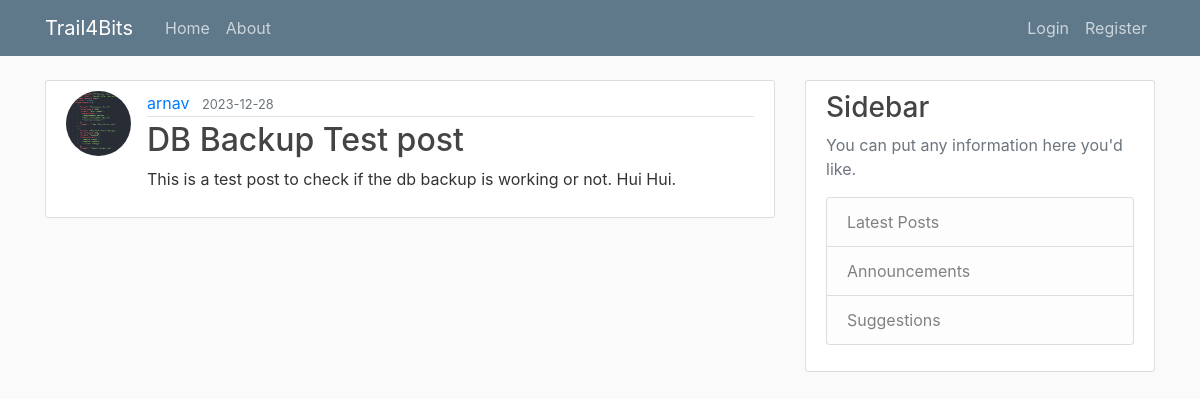
The page /post/18 on the database its author committed.
### flaskblog/models.py (models this page shows, shortened)
class User(db.Model, UserMixin):
    id=db.Column(db.Integer, primary_key=True, )
    username= db.Column(db.String(20), unique=True, nullable=False )
    email=db.Column(db.String(120), nullable=False)
    image_file=db.Column(db.String(120), nullable=False, default='default.jpg')
    password=db.Column(db.String(60), nullable=False)
    posts=db.relationship('Post', backref='author', lazy=True)

class Post(db.Model):
    id=db.Column(db.Integer, primary_key=True)
    title= db.Column(db.String(120), nullable=False)
    content= db.Column(db.Text, nullable=False)
    date_posted= db.Column(db.DateTime, nullable=False, default=datetime.utcnow)
    user_id= db.Column(db.Integer, db.ForeignKey('user.id'), nullable=False)

### flaskblog/posts/routes.py (the view)
@posts.route("/post/<int:post_id>")
def post(post_id):
     post = Post.query.get_or_404(post_id)
     return render_template('post.html', title=post.title, post_id = post.id, legend='New Post', post=post)

### flaskblog/templates/post.html (shortened to what this page needs)
{% extends "layout.html"%}
{% block content %}
    <article class="media content-section">
        <img class="rounded-circle article-img" src="{{ url_for('static', filename='Profile_Pictures/' + post.author.image_file) }} ">
        <div class="media-body">
          <div class="article-metadata">
            <a class="mr-2" href="#">{{ post.author.username}}</a>
            <small class="text-muted">{{ post.date_posted.strftime('%Y-%m-%d') }}</small>
          </div>
          <h2 class="article-title">{{ post.title }}</h2>
          <p class="article-content">{{ post.content }}</p>
        </div>
    </article>
{% endblock content%}

### flaskblog/static/main.css (style rules this page uses)
body { background: #fafafa; color: #333333; margin-top: 5rem; }
h1, h2, h3, h4, h5, h6 { color: #444444; }
.content-section { background: #ffffff; padding: 10px 20px; border: 1px solid #dddddd; border-radius: 3px; margin-bottom: 20px; }
.article-title { color: #444444; }
.article-content { white-space: pre-line; }
.article-img { height: 65px; width: 65px; margin-right: 16px; }
.article-metadata { padding-bottom: 1px; margin-bottom: 4px; border-bottom: 1px solid #e3e3e3 }

### rows shown on the page
User: image_file (picture), author.username "arnav"
Post: date_posted "2023-12-28", title "DB Backup Test post", content "This is a test post to check if the db backup is working or not. Hui Hui."
